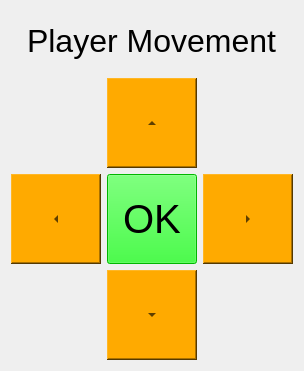
  <widget class="QWidget" name="">
   <property name="geometry">
    <rect>
     <x>980</x>
     <y>400</y>
     <width>288</width>
     <height>356</height>
    </rect>
   </property>
   <layout class="QVBoxLayout" name="verticalLayout_4">
    <item>
     <widget class="QLabel" name="label_7">
      <property name="minimumSize">
       <size>
        <width>239</width>
        <height>61</height>
       </size>
      </property>
      <property name="maximumSize">
       <size>
        <width>281</width>
        <height>61</height>
       </size>
      </property>
      <property name="font">
       <font>
        <pointsize>24</pointsize>
       </font>
      </property>
      <property name="styleSheet">
       <string notr="true">font: 24pt &quot;MS Shell Dlg 2&quot;;</string>
      </property>
      <property name="text">
       <string>&lt;html&gt;&lt;head/&gt;&lt;body&gt;&lt;p align=&quot;center&quot;&gt;Player Movement&lt;/p&gt;&lt;/body&gt;&lt;/html&gt;</string>
      </property>
     </widget>
    </item>
    <item>
     <layout class="QGridLayout" name="gridLayout_5">
      <item row="0" column="1">
       <widget class="QToolButton" name="btn_up">
        <property name="minimumSize">
         <size>
          <width>90</width>
          <height>90</height>
         </size>
        </property>
        <property name="maximumSize">
         <size>
          <width>90</width>
          <height>90</height>
         </size>
        </property>
        <property name="styleSheet">
         <string notr="true">background-color: rgb(255, 170, 0);</string>
        </property>
        <property name="text">
         <string>...</string>
        </property>
        <property name="arrowType">
         <enum>Qt::UpArrow</enum>
        </property>
       </widget>
      </item>
      <item row="1" column="0">
       <widget class="QToolButton" name="btn_left">
        <property name="minimumSize">
         <size>
          <width>90</width>
          <height>90</height>
         </size>
        </property>
        <property name="maximumSize">
         <size>
          <width>90</width>
          <height>90</height>
         </size>
        </property>
        <property name="styleSheet">
         <string notr="true">background-color: rgb(255, 170, 0);</string>
        </property>
        <property name="text">
         <string>...</string>
        </property>
        <property name="arrowType">
         <enum>Qt::LeftArrow</enum>
        </property>
       </widget>
      </item>
      <item row="1" column="2">
       <widget class="QToolButton" name="btn_right">
        <property name="minimumSize">
         <size>
          <width>90</width>
          <height>90</height>
         </size>
        </property>
        <property name="maximumSize">
         <size>
          <width>90</width>
          <height>90</height>
         </size>
        </property>
        <property name="styleSheet">
         <string notr="true">background-color: rgb(255, 170, 0);</string>
        </property>
        <property name="text">
         <string>...</string>
        </property>
        <property name="arrowType">
         <enum>Qt::RightArrow</enum>
        </property>
       </widget>
      </item>
      <item row="2" column="1">
       <widget class="QToolButton" name="btn_down">
        <property name="minimumSize">
         <size>
          <width>90</width>
          <height>90</height>
         </size>
        </property>
        <property name="maximumSize">
         <size>
          <width>90</width>
          <height>90</height>
         </size>
        </property>
        <property name="styleSheet">
         <string notr="true">background-color: rgb(255, 170, 0);</string>
        </property>
        <property name="text">
         <string>...</string>
        </property>
        <property name="arrowType">
         <enum>Qt::DownArrow</enum>
        </property>
       </widget>
      </item>
      <item row="1" column="1">
       <widget class="QPushButton" name="btn_ok">
        <property name="minimumSize">
         <size>
          <width>90</width>
          <height>90</height>
         </size>
        </property>
        <property name="maximumSize">
         <size>
          <width>90</width>
          <height>90</height>
         </size>
        </property>
        <property name="font">
         <font>
          <pointsize>30</pointsize>
         </font>
        </property>
        <property name="styleSheet">
         <string notr="true">background-color: rgb(0, 255, 0);</string>
        </property>
        <property name="text">
         <string>OK</string>
        </property>
       </widget>
      </item>
     </layout>
    </item>
   </layout>
  </widget>
